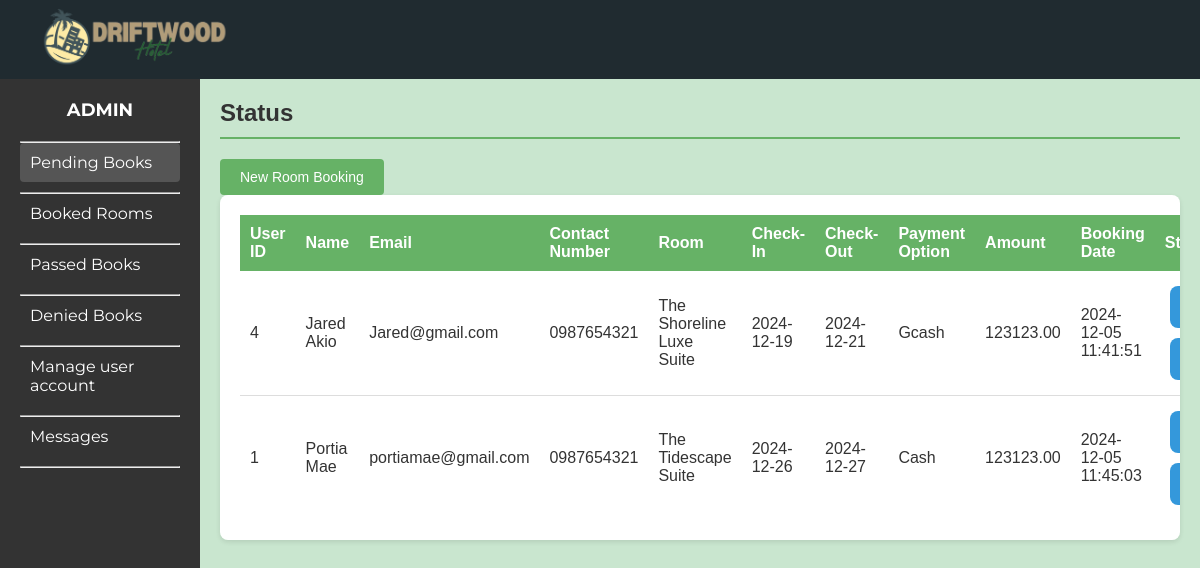
Before: /adminpage.php with the older database file.
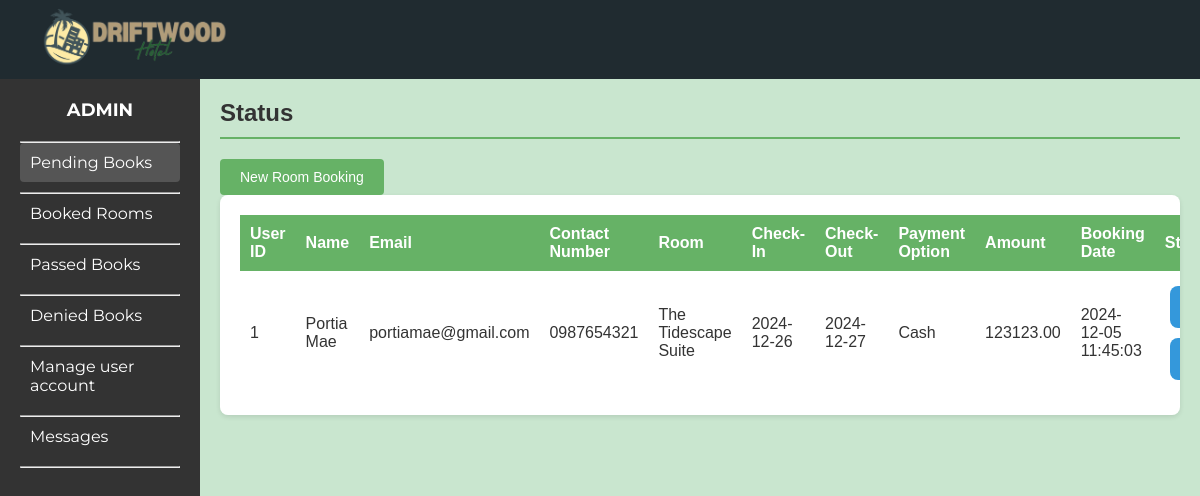
After: the same page with the newer database file.
### tables this page shows
CREATE TABLE `bookings` (
  `id` int(11) NOT NULL,
  `user_id` int(11) NOT NULL,
  `full_name` varchar(255) NOT NULL,
  `email` varchar(255) NOT NULL,
  `contact_number` varchar(15) NOT NULL,
  `room` varchar(50) NOT NULL,
  `check_in` date NOT NULL,
  `check_out` date NOT NULL,
  `payment_option` varchar(50) DEFAULT NULL,
  `amount` decimal(10,2) NOT NULL,
  `created_at` timestamp NOT NULL DEFAULT current_timestamp()
);

### adminpages/db_admin.php (called while the page is built, shortened)
<?php
$conn = new mysqli("localhost", "root", "", "driftwoodhotel");
$sql = "SELECT * FROM bookings";
$result = $conn->query($sql);
$bookings = $result->fetch_all(MYSQLI_ASSOC);
?>

### adminpage.php (the view, shortened to what this page needs)
<?php
require 'adminpages/db_admin.php';
?>
<!DOCTYPE html>
<html lang="en">
<head>
    <link rel="stylesheet" href="css/admindesign.css">
    <link rel="stylesheet" href="Room-desc.css">
</head>
<body>
<header class="main-header">
        <div class="logo"><img src="Drifcombieng.png" id="logopic"></div>
    </header>
    <div class="dashboard">
        <aside class="sidebar">
            <div class="admin-title">ADMIN</div>
            <nav class="menu">
                <hr>
                <a href="adminpage.php" class="menu-item active">Pending Books</a>
                <hr>
                <a href="adminpages/roombooking.php" class="menu-item">Booked Rooms</a>
                <hr>
                <a href="adminpages/pass_books.php" class="menu-item">Passed Books</a>
                <hr>
                <a href="adminpages/roombooking_denied.php" class="menu-item">Denied Books</a>
                <hr>
                <a href="adminpages/manageuser.php" class="menu-item">Manage user account</a>
                <hr>
                <a href="adminpages/messages.php" class="menu-item">Messages</a>
                <hr>
            </nav>
        </aside>
        <div class="content">
            <div class="content-header">
                <h2>Status</h2>
            </div>
            <div class="room-booking-section">
                <button class="new-room-booking-btn">New Room Booking </button>
            </div>
            <div class="table-container">
                <table>
                    <thead>
                        <tr>
                            <th>User ID</th>
                            <th>Name</th>
                            <th>Email</th>
                            <th>Contact Number</th>
                            <th>Room</th>
                            <th>Check-In</th>
                            <th>Check-Out</th>
                            <th>Payment Option</th>
                            <th>Amount</th>
                            <th>Booking Date</th>
                            <th>Status</th>
                        </tr>
                    </thead>
                    <tbody>
                        <?php if (!empty($bookings)): ?>
                            <?php foreach ($bookings as $row): ?>
                                <tr>
                                    <td><?php echo $row['user_id']; ?></td>
                                    <td><?php echo $row['full_name']; ?></td>
                                    <td><?php echo $row['email']; ?></td>
                                    <td><?php echo $row['contact_number']; ?></td>
                                    <td><?php echo $row['room']; ?></td>
                                    <td><?php echo $row['check_in']; ?></td>
                                    <td><?php echo $row['check_out']; ?></td>
                                    <td><?php echo $row['payment_option']; ?></td>
                                    <td><?php echo $row['amount']; ?></td>
                                    <td><?php echo $row['created_at']; ?></td>
                                    <td>
                                        <form action="adminpages/approve.php" method="POST">
                                            <button type="submit" name="approve" class="neat-button">Approve</button>
                                            <button type="submit" name="deny" class="neat-button">Deny</button>
                                        </form>
                                    </td>
                                </tr>
                            <?php endforeach; ?>
                        <?php else: ?>
                            <tr>
                                <td colspan="9">No bookings available.</td>
                            </tr>
                        <?php endif; ?>
                    </tbody>
                </table>
            </div>
        </div>
    </div>
</body>
</html>

Changed rows visible on the page:
removed bookings: user "4", full_name "Jared Akio", email "Jared@gmail.com", contact_number "0987654321", room "The Shoreline Luxe Suite", check_in "2024-12-19", check_out "2024-12-21", payment_option "Gcash", amount "123123.00", created_at "2024-12-05 11:41:51"
